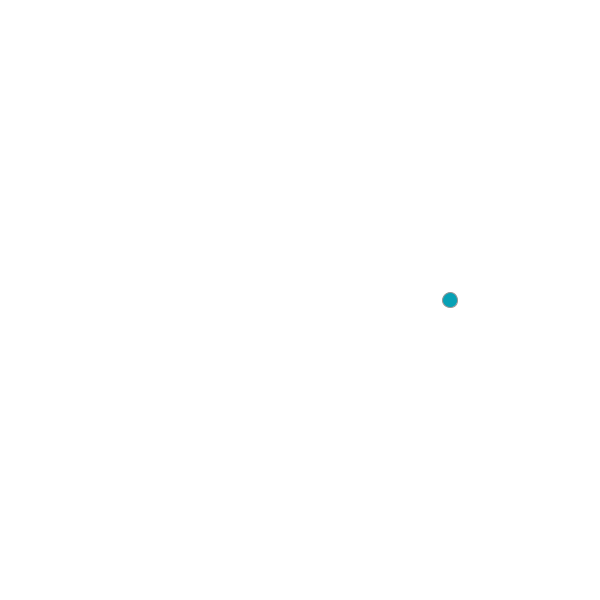
Frame 1 (no input)
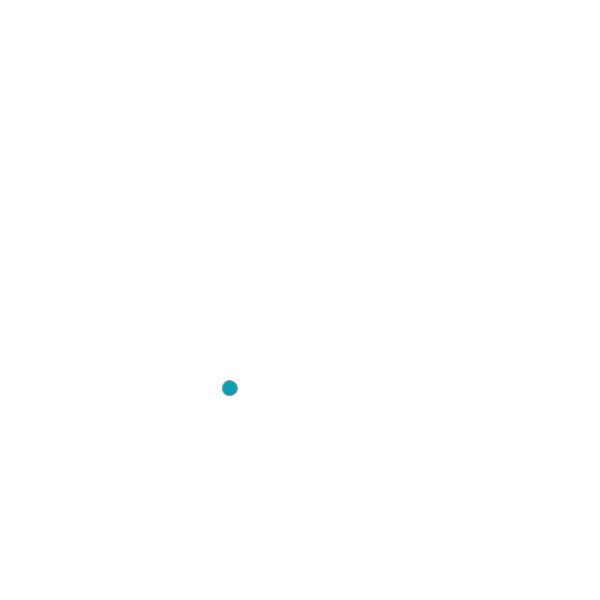
Frame 60 (the mouse pressed at the canvas centre just before this capture)
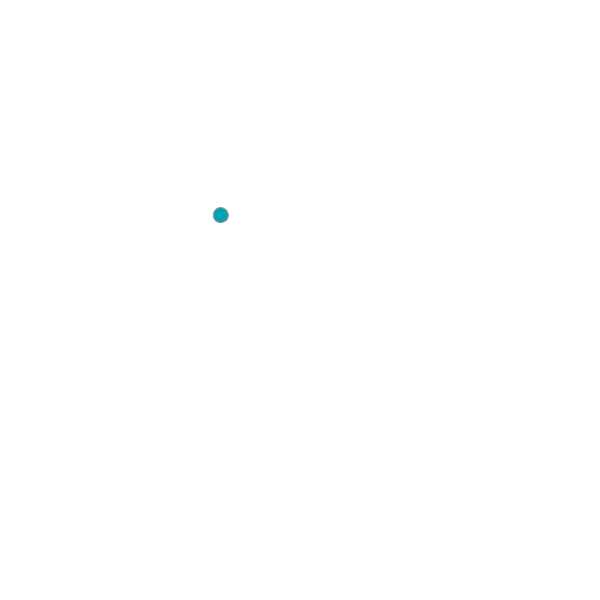
Frame 120 (the mouse held since frame 60 and released just before this capture)

The Processing sketch that drew these frames (run headless with seeded random() and noise(); from frame 60 on, the mouse is pressed at the canvas centre):

// Processing sketch: processing_131703
// ── processing_131703.pde

float px, py, px2, py2;
float angle, angle2;
float radius = 50;
float frequency = 2;
float frequency2 = 2;
float x, x2;
int r = 400;
 
// used to create font
PFont myFont;
 
void setup() {
  size(600, 600);
  background(127);
} 
 
void draw() {
  background(#FFFFFF);
  stroke(255);
  fill(#00E1FF);
  // This part is what rotates the rectangle around the cirlce. 
  stroke(150);
  fill(255);
  px = width/2 + cos(radians(angle))*(radius*3);//The radius parts you can turn into ellipses. 
  py = width/2 + sin(radians(angle))*(radius*2);
  ellipseMode(CENTER);
  fill(#07A1B5);
  ellipse(px, py, 15, 15);
  stroke(0);
  //This statement below is what makes it run continuously 
  angle += frequency;
   
} 
